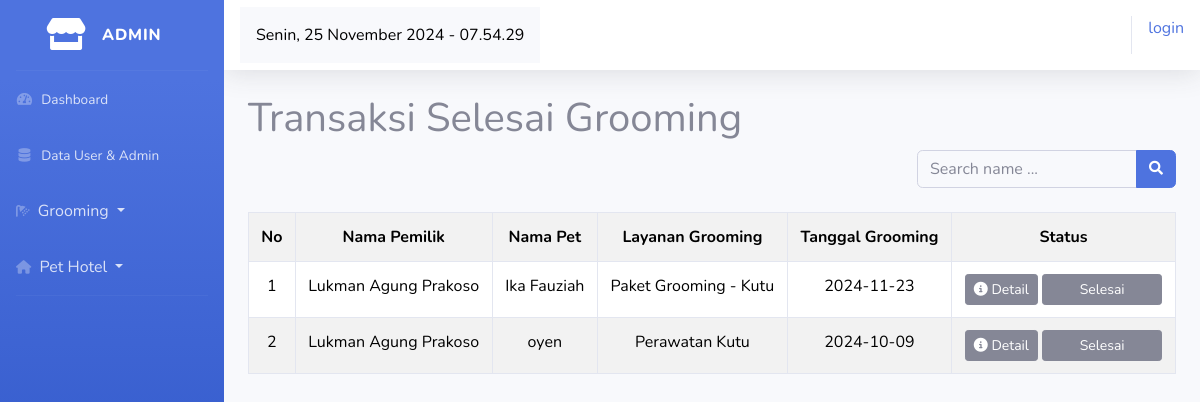
The page /index.php/admin/transaction_grooming/transaksi_selesai on the database its author committed.
### tables this page shows
CREATE TABLE `transaction_grooming` (
  `transaction_id` int(11) NOT NULL,
  `user_id` int(3) NOT NULL,
  `grooming_id` int(3) NOT NULL,
  `id_cat` varchar(10) NOT NULL,
  `bank` varchar(10) NOT NULL,
  `notes` text NOT NULL,
  `date` date NOT NULL,
  `transaction_date` timestamp NOT NULL DEFAULT current_timestamp() ON UPDATE current_timestamp(),
  `payment_due_date` timestamp NOT NULL DEFAULT current_timestamp() ON UPDATE current_timestamp(),
  `status` varchar(20) NOT NULL DEFAULT 'Belum Terbayar',
  `image` varchar(50) NOT NULL
);

CREATE TABLE `users` (
  `user_id` int(11) NOT NULL,
  `name` varchar(100) NOT NULL,
  `email` varchar(100) NOT NULL,
  `password` varchar(30) NOT NULL,
  `phone` varchar(15) NOT NULL,
  `address` text NOT NULL,
  `image` varchar(50) NOT NULL,
  `role_id` tinyint(1) NOT NULL
);

CREATE TABLE `cats` (
  `cat_id` int(11) NOT NULL,
  `user_id` int(5) NOT NULL,
  `name` varchar(50) NOT NULL,
  `breed` varchar(50) NOT NULL,
  `age` int(2) NOT NULL,
  `gender` varchar(10) NOT NULL,
  `sertivikat` varchar(50) NOT NULL,
  `image` varchar(50) NOT NULL
);

CREATE TABLE `service_grooming` (
  `id_grooming` int(11) NOT NULL,
  `name` varchar(50) NOT NULL,
  `layanan` varchar(50) NOT NULL,
  `description` text NOT NULL,
  `price` int(11) NOT NULL,
  `image` varchar(20) NOT NULL
);

### application/controllers/admin/transaction_grooming.php (called while the page is built, shortened)
<?php
	class Transaction_grooming extends CI_Controller {
		public function transaksi_selesai() {
			$data['transaksi'] = $this->model_transaction_grooming->transaksi_selesai();
			$this->load->view('tamplates_admin/header');
			$this->load->view('tamplates_admin/sidebar');
			$this->load->view('admin/pembayaran/transaksi_selesai',$data);
			$this->load->view('tamplates_admin/footer');
		}
	}
?>

### index.php (called while the page is built, shortened)
<?php
require_once BASEPATH.'core/CodeIgniter.php';

### application/models/admin/model_transaction_grooming.php (called while the page is built, shortened)
<?php
	class model_transaction_grooming extends CI_Model {
		public function transaksi_selesai() {
			$this->db->select('transaction_grooming.*, users.name as user_name, cats.name as cat_name, service_grooming.name as grooming_name');
			$this->db->from('transaction_grooming');
			$this->db->join('users', 'users.user_id = transaction_grooming.user_id');
			$this->db->join('cats', 'cats.cat_id = transaction_grooming.id_cat');
			$this->db->join('service_grooming', 'service_grooming.id_grooming = transaction_grooming.grooming_id');
			$this->db->where('transaction_grooming.status', 'Selesai');
			$result = $this->db->get();
			return $result->result();
		}
	}
?>

### application/views/admin/pembayaran/transaksi_selesai.php (the view)
<div class="container-fluid">
	<h1>Transaksi Selesai Grooming</h1>
	<div class="d-flex flex-row mb-4">
		<div class="ms-auto">
			<form class="d-none d-sm-inline-block form-inline mr-auto ml-md-3 my-2 my-md-0 mw-100 navbar-search" method="get" action="<?php echo site_url('admin/transaction_grooming/search_user'); ?>">
				<div class="input-group">
					<input type="text" class="form-control bg-light border-1 small" placeholder="Search name ..." aria-label="Search" aria-describedby="basic-addon2" name="search">
					<div class="input-group-append">
						<button class="btn btn-primary" type="submit">
							<i class="fas fa-search fa-sm"></i>
						</button>
					</div>
				</div>
			</form>
		</div>
	</div>
	<table class="table table-bordered table-hover table-striped text-center">
		<tr>
			<th>No</th>
			<th>Nama Pemilik</th>
			<th>Nama Pet</th>
			<th>Layanan Grooming</th>
			<th>Tanggal Grooming</th>
			<th>Status</th>
		</tr>
		<?php $no = 1; ?>
		<?php foreach ($transaksi as $tr): ?>
			<tr>
				<td><?php echo $no++ ?></td>
				<td><?php echo $tr->user_name; ?></td>
				<td><?php echo $tr->cat_name; ?></td>
				<td><?php echo $tr->grooming_name ?></td>
				<td><?php echo $tr->date; ?></td>
				<td>
					<a href="<?php echo site_url('admin/transaction_grooming/detail_data/'.$tr->transaction_id) ?>"><div class="btn btn-secondary btn-sm"><i class="fa-solid fa-circle-info"></i> Detail</div></a>
					<?php if ($tr->status == "Belum Terbayar") : ?>
						<div style="width:120px;" class="btn btn-success btn-sm">Belum Terbayar</div>
					<?php elseif ( $tr->status == "Proses") :?>
						<div style="width:120px;" class="btn btn-warning btn-sm">Diproses</div>
					<?php elseif ( $tr->status == "Sudah Terbayar"): ?>
						<div style="width:120px;" class="btn btn-primary btn-sm">Sudah Terbayar</div>
					<?php elseif ( $tr->status == "Selesai") :?>
						<div style="width:120px;" class="btn btn-secondary btn-sm">Selesai</div>
					<?php endif; ?>
				</td>
			</tr>
		<?php endforeach; ?>
	</table>
</div>

### rows shown on the page
transaction_grooming: user.name "Lukman Agung Prakoso", id_cat.name "Ika Fauziah", service_grooming.name "Paket Grooming - Kutu", date "2024-11-23", status "Selesai"
transaction_grooming: user.name "Lukman Agung Prakoso", id_cat.name "oyen", service_grooming.name "Perawatan Kutu", date "2024-10-09", status "Selesai"

### other values the page prints
anchor('auth/login', 'login') "login"
